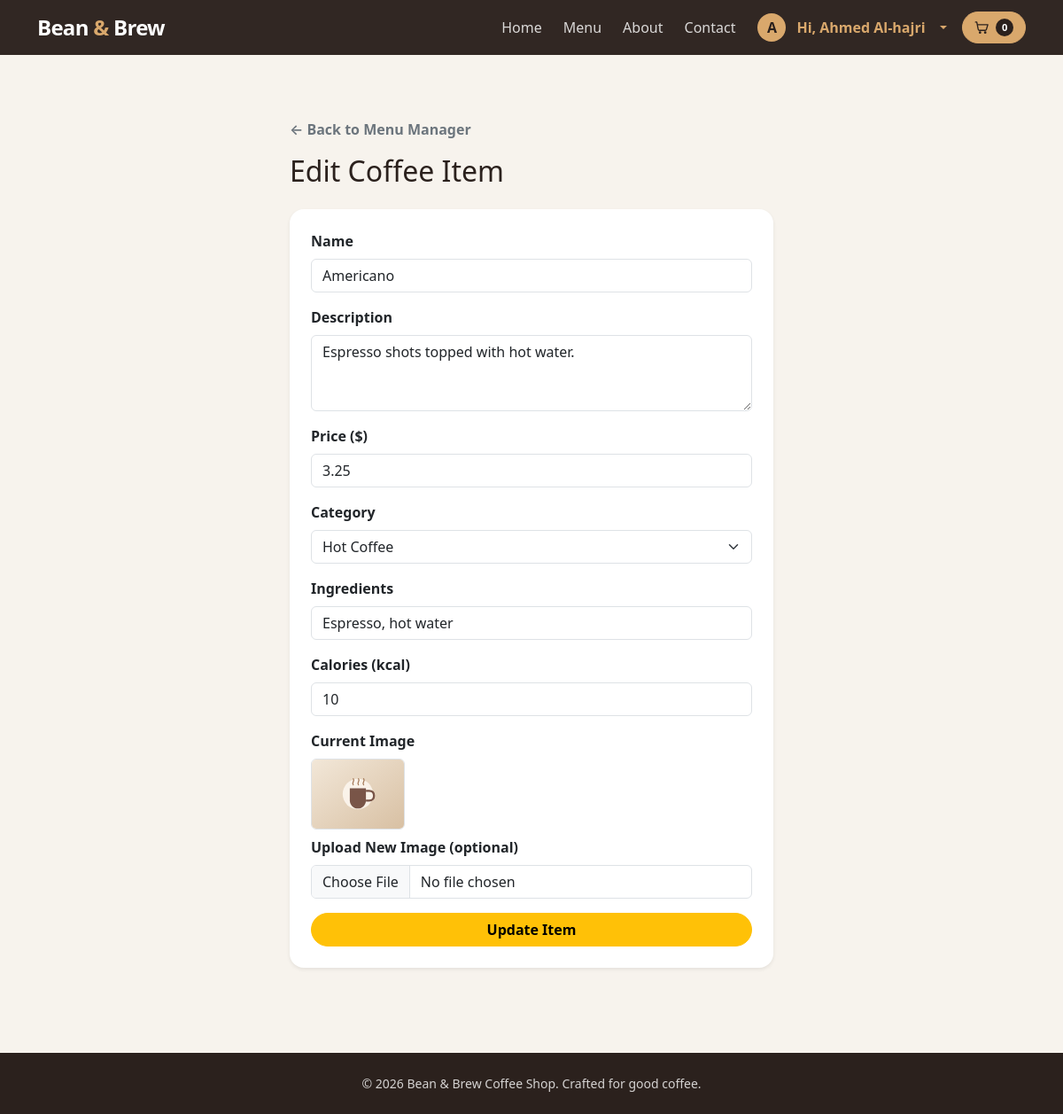
The page /admin_edit_item.php?id=5 (signed in) on the database its author committed.
### tables this page shows
CREATE TABLE coffee_items (
    id INTEGER PRIMARY KEY AUTOINCREMENT,
    name TEXT NOT NULL,
    description TEXT NOT NULL,
    price REAL NOT NULL,
    image TEXT NOT NULL
, category TEXT NOT NULL DEFAULT 'Hot Coffee', ingredients TEXT NOT NULL DEFAULT '', calories INTEGER);

### includes/config.php (called while the page is built, shortened)
<?php
function hasLocalCatalogImage($filename) {
    return is_string($filename)
        && preg_match('/\A[a-zA-Z0-9._-]+\.(?:jpe?g|png|webp|gif)\z/i', $filename) === 1
        && is_file(__DIR__ . '/../public/assets/images/' . $filename);
}
function catalogImageUrl($filename) {
    return 'assets/images/product-placeholder.svg';
}

### public/admin_edit_item.php (the view, shortened to what this page needs)
<?php
require_once "../includes/config.php";
$item_id = (int)$_GET['id'];
$stmt = $pdo->prepare("SELECT * FROM coffee_items WHERE id = ?");
$stmt->execute([$item_id]);
$item = $stmt->fetch();
include "../includes/header.php";
?>
<section class="container py-4 py-lg-5">
    <div class="row justify-content-center">
        <div class="col-md-9 col-lg-7 col-xl-6">
        <a href="admin_menu.php" class="d-inline-block mb-3 text-secondary text-decoration-none fw-semibold">&larr; Back to Menu Manager</a>
        <h1 class="h2 mb-4">Edit Coffee Item</h1>
        <div class="card border-0 shadow-sm rounded-4">
            <div class="card-body p-4">
            <form action="admin_edit_item.php?id=<?php echo $item_id; ?>" method="POST" enctype="multipart/form-data" class="vstack gap-3">
                <div>
                    <label for="item-name" class="form-label fw-semibold">Name</label>
                    <input type="text" id="item-name" name="name" value="<?php echo htmlspecialchars($item['name']); ?>" class="form-control" required>
                </div>
                <div>
                    <label for="item-description" class="form-label fw-semibold">Description</label>
                    <textarea id="item-description" name="description" class="form-control" rows="3" required><?php echo htmlspecialchars($item['description']); ?></textarea>
                </div>
                <div>
                    <label for="item-price" class="form-label fw-semibold">Price ($)</label>
                    <input type="number" id="item-price" step="0.01" min="0.01" name="price" value="<?php echo $item['price']; ?>" class="form-control" required>
                </div>
                <div>
                    <label for="item-category" class="form-label fw-semibold">Category</label>
                    <select id="item-category" name="category" class="form-select" required>
                        <?php foreach (['Hot Coffee', 'Iced Drinks', 'Pastries'] as $category_option): ?>
                            <option value="<?php echo htmlspecialchars($category_option); ?>" <?php echo $item['category'] === $category_option ? 'selected' : ''; ?>><?php echo htmlspecialchars($category_option); ?></option>
                        <?php endforeach; ?>
                    </select>
                </div>
                <div>
                    <label for="item-ingredients" class="form-label fw-semibold">Ingredients</label>
                    <input type="text" id="item-ingredients" name="ingredients" value="<?php echo htmlspecialchars($item['ingredients'] ?? ''); ?>" class="form-control">
                </div>
                <div>
                    <label for="item-calories" class="form-label fw-semibold">Calories (kcal)</label>
                    <input type="number" min="0" id="item-calories" name="calories" value="<?php echo htmlspecialchars((string)($item['calories'] ?? '')); ?>" class="form-control">
                </div>
                <div>
                    <label class="form-label fw-semibold">Current Image</label>
                    <div class="mb-2">
                        <img src="<?php echo htmlspecialchars(catalogImageUrl($item['image']), ENT_QUOTES, 'UTF-8'); ?>" alt="Current product image" height="80" class="rounded border object-fit-cover">
                    </div>
                    <label for="item-image" class="form-label fw-semibold">Upload New Image (optional)</label>
                    <input type="file" id="item-image" name="image" accept="image/*" class="form-control">
                </div>
                <button type="submit" class="btn btn-warning rounded-pill fw-semibold w-100">Update Item</button>
            </form>
            </div>
        </div>
        </div>
    </div>
</section>
<?php include "../includes/footer.php"; ?>

### includes/header.php (style rules this page uses)
:root { --coffee-ink: #2b211d; --coffee-brown: #56392d; --coffee-gold: #d9a86c; --coffee-cream: #f7f3ed; }
body { background: var(--coffee-cream); color: var(--coffee-ink); min-height: 100vh; display: flex; flex-direction: column; }

### rows shown on the page
coffee_items: name "Americano", description "Espresso shots topped with hot water.", price "3.25", category "Hot Coffee", ingredients "Espresso, hot water", calories "10"

### other values the page prints
substr($account_name, 0, 1) "A"
$account_name "Ahmed Al-hajri"
